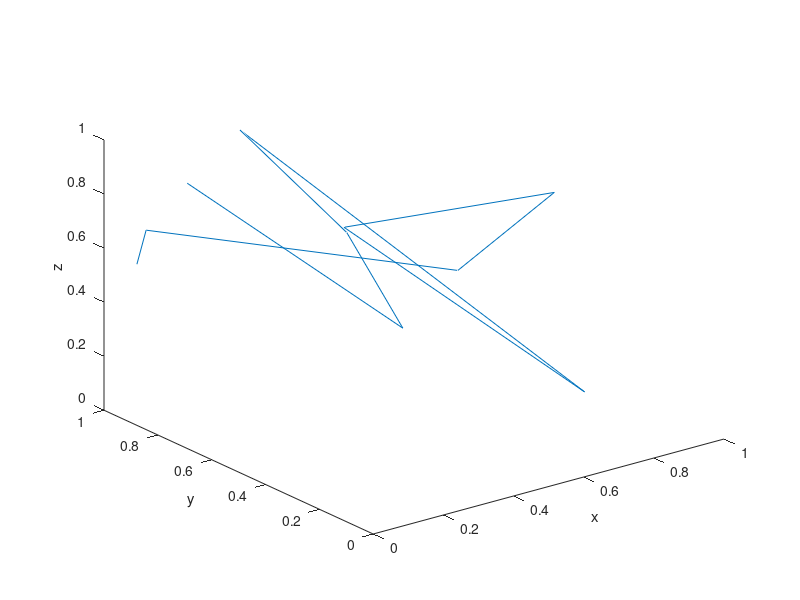

This figure's MATLAB source:
clear all;
close all;

points = rand(10,3);
x = points(:,1)
y = points(:,2)
z = points(:,3)
plot3(x,y,z)
xlabel('x')
ylabel('y') 
zlabel('z')
